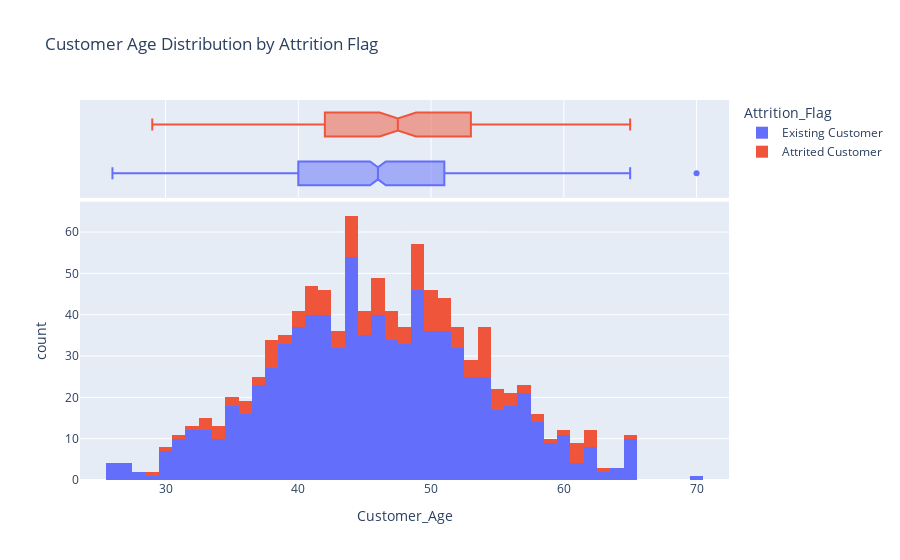

The notebook cell this image was saved under:
### Markdown cell above
I want to investigate whether younger people are more likely to churn as it is potentially risky to an individual's credit score and young people are more likely to take risks
I will display this in a histogram with a boxplot marginal.

### Code cell
fig = px.histogram(df, x="Customer_Age", color="Attrition_Flag", marginal="box",title="Customer Age Distribution by Attrition Flag")
fig.show()

### Figure 1 — Plotly figure (JSON) as saved in the notebook; plotly's stock layout.template omitted (floating-point values rounded to 4 significant figures; data arrays with more than 128 entries replaced by an {"elided": "..."} marker saying what was removed)
{"data": [{"alignmentgroup": "True", "bingroup": "x", "hovertemplate": "Attrition_Flag=Existing Customer<br>Customer_Age=%{x}<br>count=%{y}<extra></extra>", "legendgroup": "Existing Customer", "marker": {"color": "#636efa", "pattern": {"shape": ""}}, "name": "Existing Customer", "offsetgroup": "Existing Customer", "orientation": "v", "showlegend": true, "type": "histogram", "x": {"elided": "842 int values"}, "xaxis": "x", "yaxis": "y"}, {"alignmentgroup": "True", "hovertemplate": "Attrition_Flag=Existing Customer<br>Customer_Age=%{x}<extra></extra>", "legendgroup": "Existing Customer", "marker": {"color": "#636efa"}, "name": "Existing Customer", "notched": true, "offsetgroup": "Existing Customer", "showlegend": false, "type": "box", "x": {"elided": "842 int values"}, "xaxis": "x2", "yaxis": "y2"}, {"alignmentgroup": "True", "bingroup": "x", "hovertemplate": "Attrition_Flag=Attrited Customer<br>Customer_Age=%{x}<br>count=%{y}<extra></extra>", "legendgroup": "Attrited Customer", "marker": {"color": "#EF553B", "pattern": {"shape": ""}}, "name": "Attrited Customer", "offsetgroup": "Attrited Customer", "orientation": "v", "showlegend": true, "type": "histogram", "x": {"elided": "158 int values"}, "xaxis": "x", "yaxis": "y"}, {"alignmentgroup": "True", "hovertemplate": "Attrition_Flag=Attrited Customer<br>Customer_Age=%{x}<extra></extra>", "legendgroup": "Attrited Customer", "marker": {"color": "#EF553B"}, "name": "Attrited Customer", "notched": true, "offsetgroup": "Attrited Customer", "showlegend": false, "type": "box", "x": {"elided": "158 int values"}, "xaxis": "x2", "yaxis": "y2"}], "layout": {"barmode": "relative", "legend": {"title": {"text": "Attrition_Flag"}, "tracegroupgap": 0}, "title": {"text": "Customer Age Distribution by Attrition Flag"}, "xaxis": {"anchor": "y", "domain": [0, 1], "title": {"text": "Customer_Age"}}, "xaxis2": {"anchor": "y2", "domain": [0, 1], "matches": "x", "showgrid": true, "showticklabels": false}, "yaxis": {"anchor": "x", "domain": [0, 0.7326], "title": {"text": "count"}}, "yaxis2": {"anchor": "x2", "domain": [0.7426, 1], "matches": "y2", "showgrid": false, "showline": false, "showticklabels": false, "ticks": ""}}}
